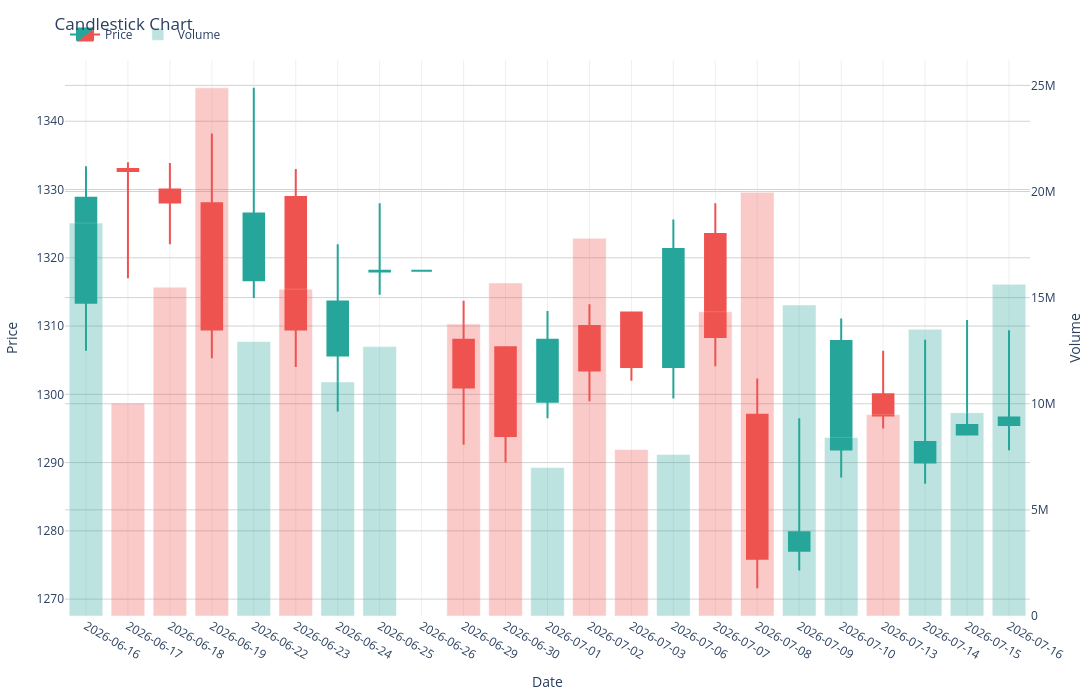

The notebook cell saved with this chart:
### Code cell
plot_candlestick(df_db, show_volume=True)
